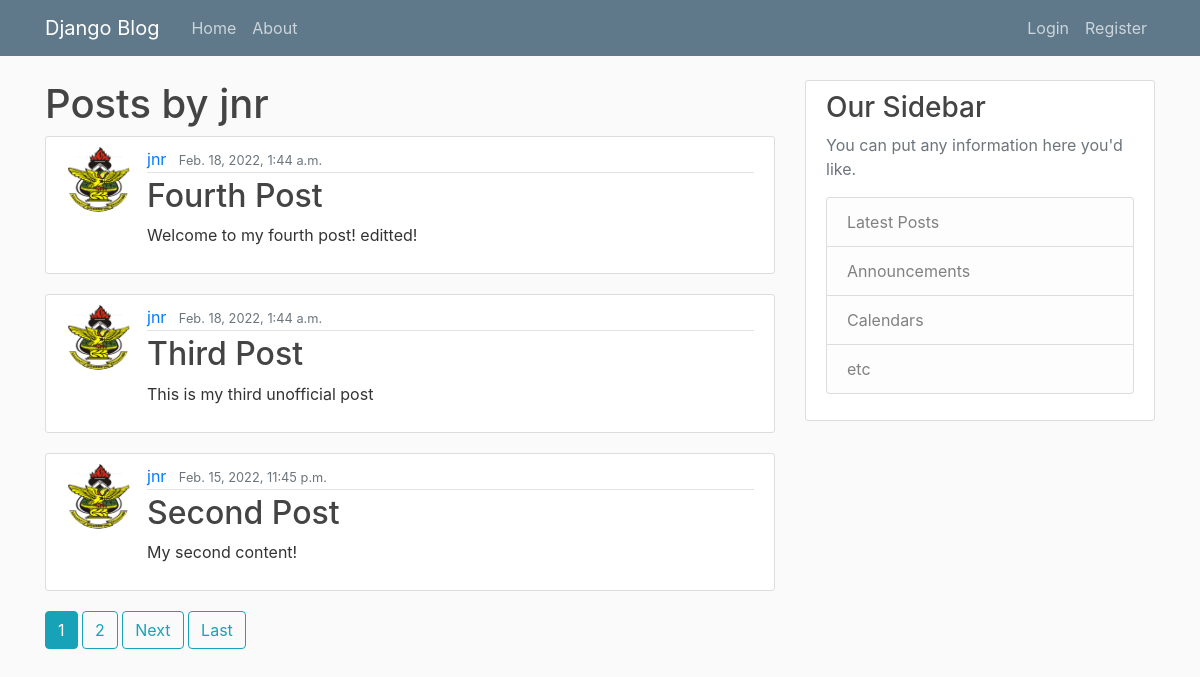
Before: /posts/jnr/ with the older database file.
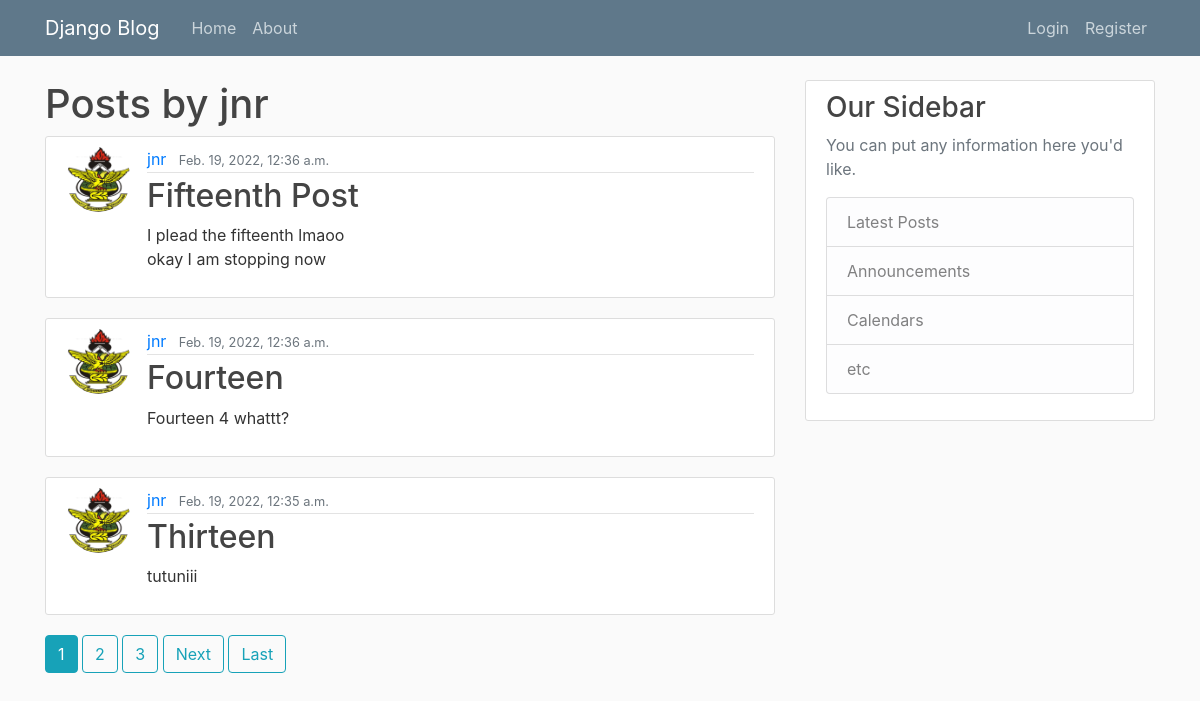
After: the same page with the newer database file.
### blog/models.py (models this page shows, shortened)
class Post(models.Model):
    title = models.CharField(max_length=100)
    content = models.TextField()
    date_posted = models.DateTimeField(default=timezone.now)
    author = models.ForeignKey(User, on_delete=models.CASCADE)

### users/models.py (models this page shows, shortened)
class Profile(models.Model):
    user = models.OneToOneField(User, on_delete=models.CASCADE)
    image = models.ImageField(default='default.jpg', upload_to='profile_pics')

### blog/views.py (the view)
# urls.py: path('posts/<str:username>/', UserPostListView.as_view(), name='user-posts'),
class UserPostListView(ListView):
    model = Post
    template_name = 'blog/user_posts.html'
    context_object_name = 'posts'
    paginate_by = 3
    def get_queryset(self):
        user = get_object_or_404(User, username=self.kwargs.get('username'))
        return Post.objects.filter(author=user).order_by('-date_posted')

### blog/templates/blog/user_posts.html (shortened to what this page needs)
{% extends "blog/base.html" %}
{% block content %}
    <h1>Posts by {{view.kwargs.username}} </h1>
    {% for post in posts %}
    <article class="media content-section">
      <img src="{{ post.author.profile.image.url }}" class="rounded-circle article-img">
        <div class="media-body">
          <div class="article-metadata">
            <a class="mr-2" href="{% url 'user-posts' post.author.username %}">{{ post.author }}</a>
            <small class="text-muted">{{ post.date_posted }}</small>
          </div>
          <h2><a class="article-title" href="{% url 'post-detail' post.id %}">{{ post.title }}</a></h2>
          <p class="article-content">{{ post.content }}</p>
        </div>
    </article>
    {% endfor %}
    {% if is_paginated %}
      {% if page_obj %}
        {% for num in page_obj.paginator.page_range %}
          {% if page_obj.number == num %}
            <a href="?page={{ num }}" class="btn btn-info mb-4">{{ num }}</a>
          {% elif num > page_obj.number|add:'-3' and  num < page_obj.number|add:'3' %}
            <a href="?page= {{ num }}" class="btn btn-outline-info mb-4">{{ num }}</a>
          {% endif %}
        {% endfor %}
        {% if page_obj.has_next %}
          <a href="?page={{ page_obj.next_page_number }}" class="btn btn-outline-info mb-4">Next</a>
          <a href="?page={{ page_obj.paginator.num_pages }}" class="btn btn-outline-info mb-4">Last</a>
        {% endif %}
      {% endif %}
    {% endif %}
{% endblock content %}

Changed rows visible on the page:
no longer on this page (row unchanged): Post: author.profile.image (picture), author "jnr", date_posted "Feb. 18, 2022, 1:44 a.m.", title "Fourth Post", content "Welcome to my fourth post! editted!"
no longer on this page (row unchanged): Post: author.profile.image (picture), author "jnr", date_posted "Feb. 18, 2022, 1:44 a.m.", title "Third Post", content "This is my third unofficial post"
no longer on this page (row unchanged): Post: author.profile.image (picture), author "jnr", date_posted "Feb. 15, 2022, 11:45 p.m.", title "Second Post", content "My second content!"
added Post: author.profile.image (picture), author "jnr", date_posted "Feb. 19, 2022, 12:36 a.m.", title "Fifteenth Post", content "I plead the fifteenth lmaoo okay I am stopping now"
added Post: author.profile.image (picture), author "jnr", date_posted "Feb. 19, 2022, 12:36 a.m.", title "Fourteen", content "Fourteen 4 whattt?"
added Post: author.profile.image (picture), author "jnr", date_posted "Feb. 19, 2022, 12:35 a.m.", title "Thirteen", content "tutuniii"
Other visible differences:
new list line: "3"
